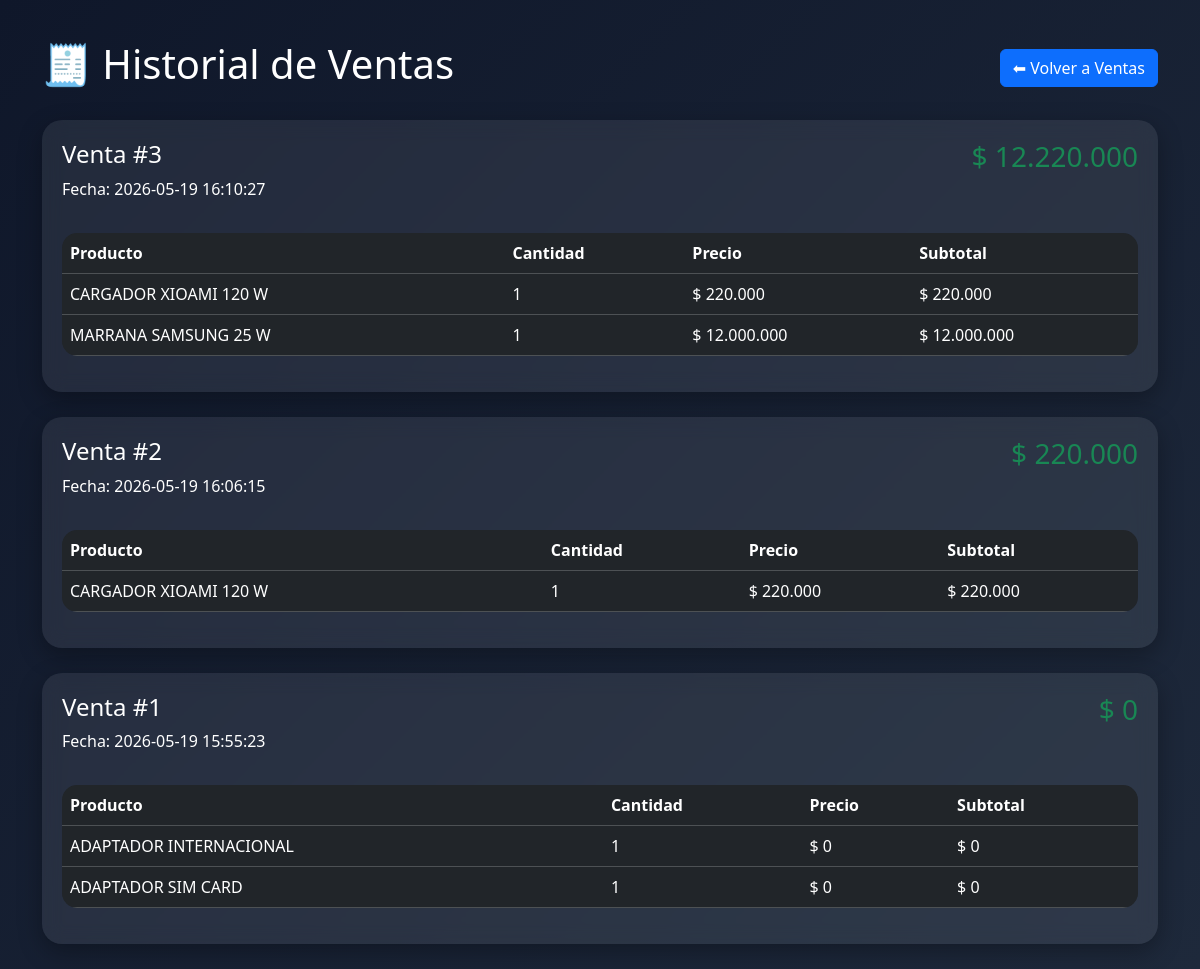
Screenshot of /historial_ventas.php with the database file from the repository.
### tables this page shows
CREATE TABLE `ventas` (
  `id` int(11) NOT NULL,
  `fecha` timestamp NOT NULL DEFAULT current_timestamp(),
  `total` decimal(10,2) DEFAULT NULL
);

CREATE TABLE `detalle_ventas` (
  `id` int(11) NOT NULL,
  `venta_id` int(11) DEFAULT NULL,
  `producto_id` int(11) DEFAULT NULL,
  `cantidad` int(11) DEFAULT NULL,
  `precio` decimal(10,2) DEFAULT NULL
);

CREATE TABLE `productos` (
  `id` int(11) NOT NULL,
  `nombre` varchar(100) DEFAULT NULL,
  `categoria` varchar(50) DEFAULT NULL,
  `precio` decimal(10,2) DEFAULT NULL,
  `stock` int(11) DEFAULT NULL,
  `fecha` timestamp NOT NULL DEFAULT current_timestamp(),
  `imagen` varchar(255) DEFAULT NULL
);

### historial_ventas.php (the view, shortened to what this page needs)
<?php
include("conexion.php");
$sql = "SELECT * FROM ventas ORDER BY id DESC";
$res = mysqli_query($conn,$sql);
?>
<!DOCTYPE html>
<html lang="es">
<head>
<link href="https://cdn.jsdelivr.net/npm/bootstrap@5.3.3/dist/css/bootstrap.min.css" rel="stylesheet">
</head>
<body>
<div class="container">
<div class="d-flex justify-content-between align-items-center mb-4">
<h1>🧾 Historial de Ventas</h1>
<a href="ventas.php" class="btn btn-primary">
⬅ Volver a Ventas
</a>
</div>
<?php while($venta=mysqli_fetch_assoc($res)){ ?>
<div class="card-venta">
<div class="d-flex justify-content-between mb-3">
<div>
<h4>
Venta #<?php echo $venta['id']; ?>
</h4>
<p>
Fecha:
<?php echo $venta['fecha']; ?>
</p>
</div>
<div>
<h3 class="text-success">
$ <?php echo number_format($venta['total'],0,',','.'); ?>
</h3>
</div>
</div>
<div class="table-responsive">
<table class="table table-dark table-hover">
<thead>
<tr>
<th>Producto</th>
<th>Cantidad</th>
<th>Precio</th>
<th>Subtotal</th>
</tr>
</thead>
<tbody>
<?php
$idVenta = $venta['id'];
$sqlDetalle = "
SELECT dv.*, p.nombre
FROM detalle_ventas dv
INNER JOIN productos p
ON p.id = dv.producto_id
WHERE dv.venta_id = $idVenta
";
$resDetalle = mysqli_query($conn,$sqlDetalle);
while($d=mysqli_fetch_assoc($resDetalle)){
?>
<tr>
<td>
<?php echo $d['nombre']; ?>
</td>
<td>
<?php echo $d['cantidad']; ?>
</td>
<td>
$ <?php echo number_format($d['precio'],0,',','.'); ?>
</td>
<td>
$
<?php
echo number_format(
$d['precio'] * $d['cantidad'],
0,
',',
'.'
);
?>
</td>
</tr>
<?php } ?>
</tbody>
</table>
</div>
</div>
<?php } ?>
</div>
</body>
</html>

### historial_ventas.php (style rules this page uses)
body { background:linear-gradient(135deg,#0f172a,#1e293b); font-family:'Segoe UI',sans-serif; color:white; min-height:100vh; }
.container { padding-top:40px; }
.card-venta { background:rgba(255,255,255,0.08); border-radius:20px; padding:20px; margin-bottom:25px; backdrop-filter:blur(10px); box-shadow:0 8px 25px rgba(0,0,0,0.3); }
.table { border-radius:15px; overflow:hidden; }

### rows the page displays
ventas: id "3", fecha "2026-05-19 16:10:27", total "12.220.000"
detalle_ventas: producto.nombre "CARGADOR XIOAMI 120 W", cantidad "1", precio "220.000", $d['precio'] * $d['cantidad'] "220.000"
detalle_ventas: producto.nombre "MARRANA SAMSUNG 25 W", cantidad "1", precio "12.000.000", $d['precio'] * $d['cantidad'] "12.000.000"
ventas: id "2", fecha "2026-05-19 16:06:15", total "220.000"
detalle_ventas: producto.nombre "CARGADOR XIOAMI 120 W", cantidad "1", precio "220.000", $d['precio'] * $d['cantidad'] "220.000"
ventas: id "1", fecha "2026-05-19 15:55:23", total "0"
detalle_ventas: producto.nombre "ADAPTADOR INTERNACIONAL", cantidad "1", precio "0", $d['precio'] * $d['cantidad'] "0"
detalle_ventas: producto.nombre "ADAPTADOR SIM CARD", cantidad "1", precio "0", $d['precio'] * $d['cantidad'] "0"
